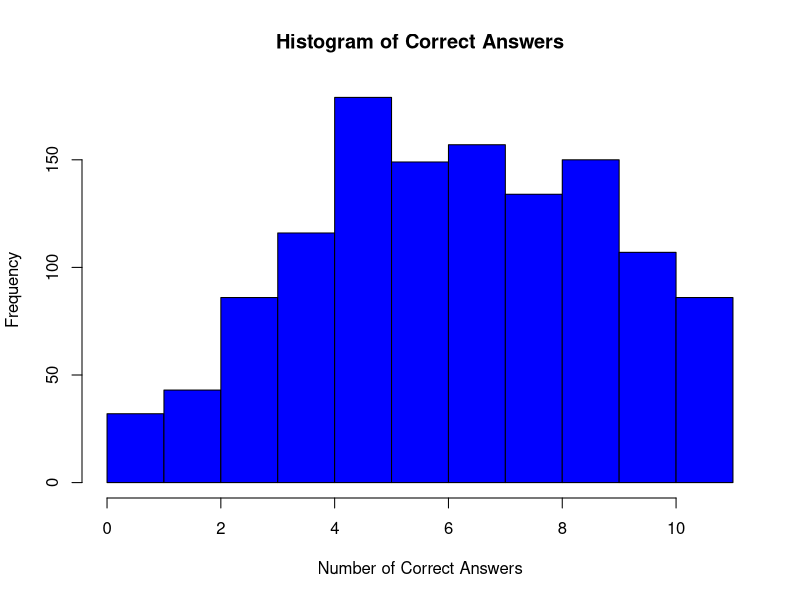
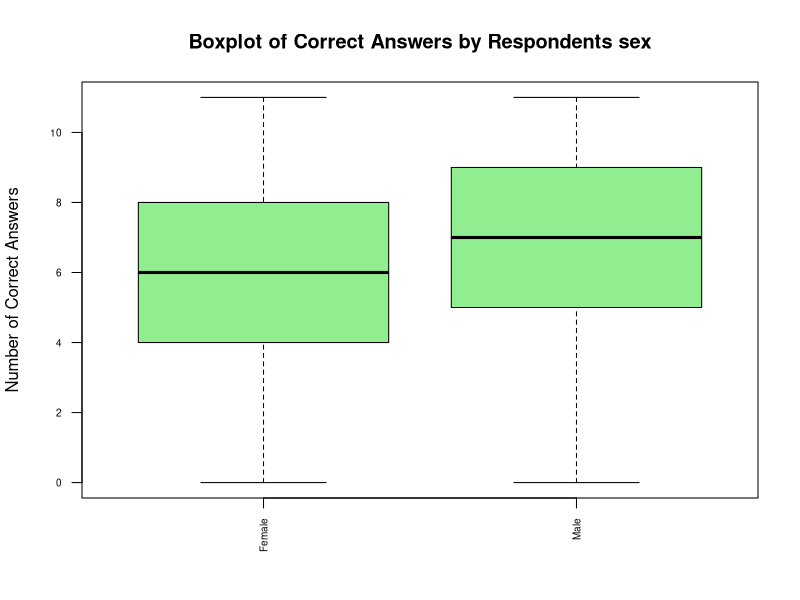
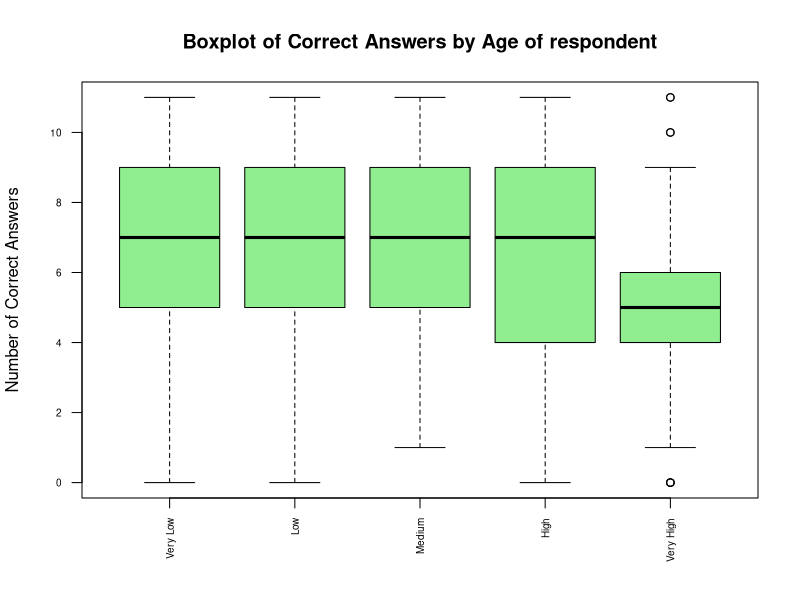
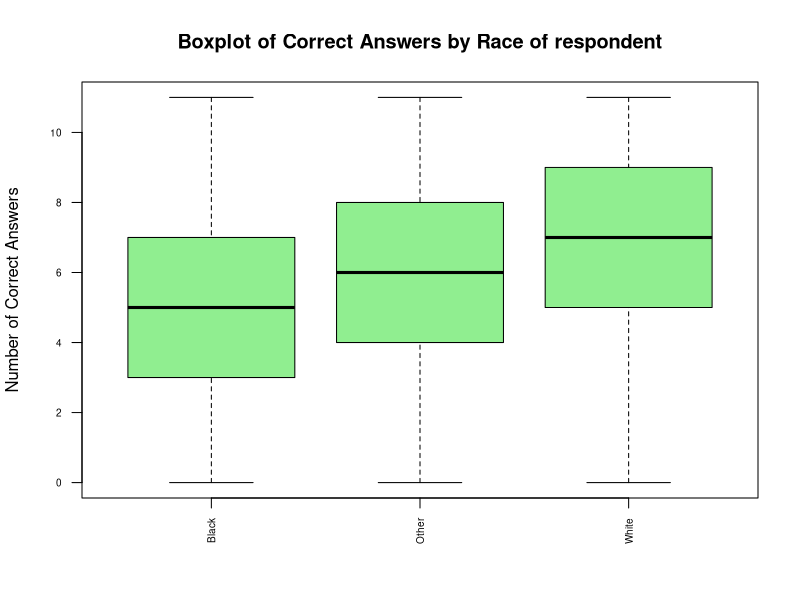
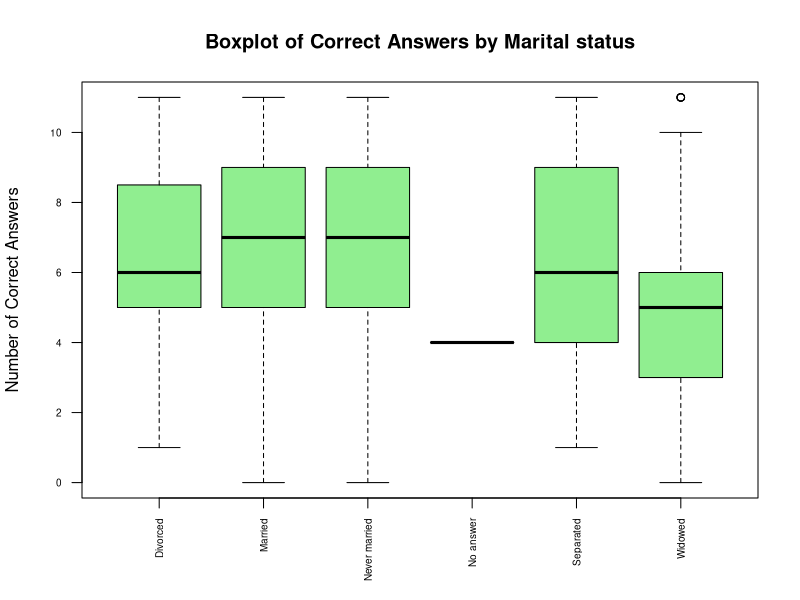
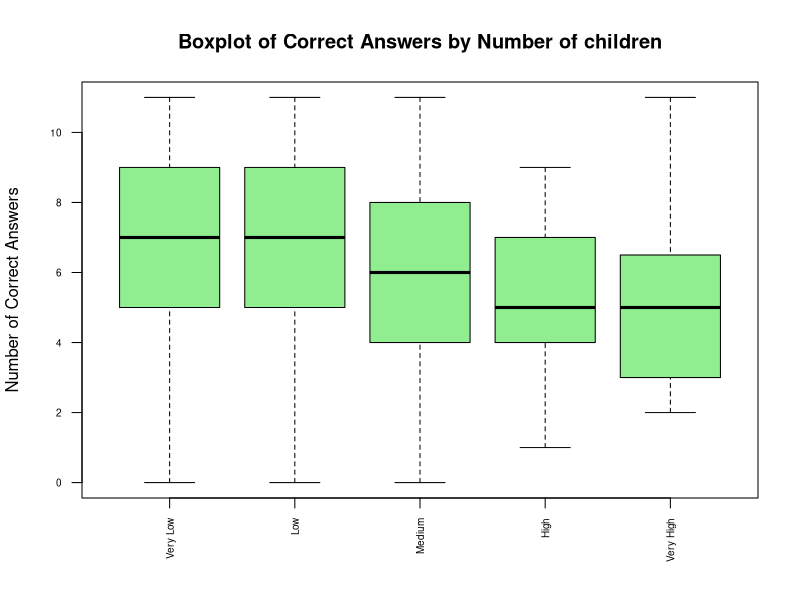
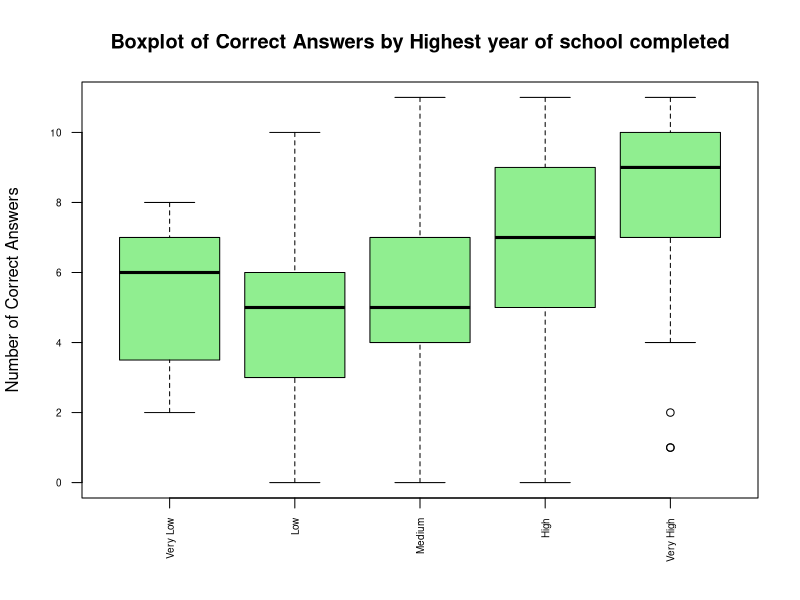
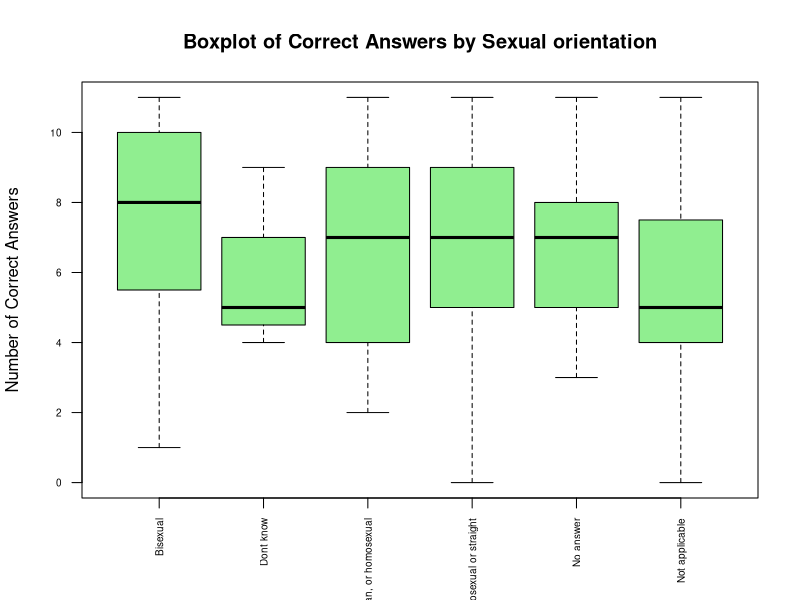

Write the R code that produced these figures, in order.
## ---- chunk 1
library(readxl)
library(stats)
## ---- chunk 2
data <- read_excel("GSS_1972_2014.xlsx")
## ---- chunk 3
colnames(data)
## ---- chunk 4
correct_answers <- c("True", "False", "True", "False", "True",
                     "False", "True", "True", "True",
                     "Earth around sun", "One year")
## ---- chunk 5
data_2014 <- data[data$"Gss year for this respondent" == 2014, ]

data_2014
## ---- chunk 6
science_questions <- colnames(data_2014)[c(42:52)]

science_questions
## ---- chunk 7
data_2014 <- data_2014[rowSums(data_2014[science_questions] == "Not applicable")
                       != length(science_questions), ]

data_2014
## ---- chunk 8
data_2014$correct_answers <- NA


for (i in seq_len(nrow(data_2014))) {
  data_2014$correct_answers[i] <-
    sum(data_2014[i, science_questions] == correct_answers)
}

data_2014$correct_answers
## ---- chunk 9
hist(data_2014$correct_answers,
     main = "Histogram of Correct Answers",
     xlab = "Number of Correct Answers",
     ylab = "Frequency",
     col = "blue")
## ---- chunk 10
cuantitative_variables <- c("Age of respondent",
                            "Number of children",
                            "Highest year of school completed")

for (var in cuantitative_variables) {
  data_2014[[var]] <- as.numeric(data_2014[[var]])
}

number_of_bins <- 5

for (var in cuantitative_variables) {
  data_2014[[var]] <- cut(data_2014[[var]],
                          breaks = number_of_bins,
                          labels = c("Very Low", "Low",
                                     "Medium", "High", "Very High"))
}
## ---- chunk 11

demographic_variables <- c("Respondents sex",
                           "Age of respondent",
                           "Race of respondent",
                           "Marital status",
                           "Number of children",
                           "Highest year of school completed",
                           "Sexual orientation",
                           "Respondents income",
                           "Does r own or rent home?")

significant_variables <- c()

for (var in demographic_variables) {
  anova_result <- aov(correct_answers ~ data_2014[[var]], data = data_2014)

  print(paste("ANOVA for", var))

  print(summary(anova_result))

  par(mgp = c(3, 1, 0), cex.axis = 0.6)

  boxplot(data_2014$correct_answers ~ data_2014[[var]],
          main = paste("Boxplot of Correct Answers by", var),
          xlab = "", ylab = "Number of Correct Answers", col = "lightgreen",
          las = 2)

  if (summary(anova_result)[[1]][["Pr(>F)"]][1] < 0.05) {

    significant_variables <- c(significant_variables, var)
  }
}
## ---- chunk 12

for (var in significant_variables) {
  anova_result <- aov(correct_answers ~ data_2014[[var]], data = data_2014)

  posthoc_result <- TukeyHSD(anova_result)

  print(paste("Post-Hoc Test for", var))

  print(posthoc_result)

  aggregate_data <- aggregate(correct_answers ~ data_2014[[var]],
                              data = data_2014, mean)

  par(mgp = c(3, 1, 0), cex.axis = 0.6)

  barplot(aggregate_data$correct_answers,
          names.arg = aggregate_data[, 1],
          main = paste("Bar Plot of Mean Correct Answers by", var),
          xlab = "", ylab = "Mean Number of Correct Answers", col = "coral",
          las = 2)
}
